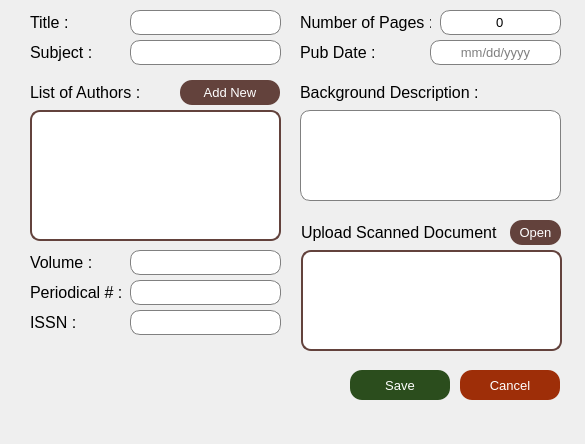
                <widget class="QWidget" name="widget_30" native="true">
                 <property name="minimumSize">
                  <size>
                   <width>585</width>
                   <height>444</height>
                  </size>
                 </property>
                 <property name="maximumSize">
                  <size>
                   <width>585</width>
                   <height>16777215</height>
                  </size>
                 </property>
                 <widget class="QLabel" name="label_35">
                  <property name="geometry">
                   <rect>
                    <x>30</x>
                    <y>10</y>
                    <width>121</width>
                    <height>25</height>
                   </rect>
                  </property>
                  <property name="minimumSize">
                   <size>
                    <width>0</width>
                    <height>25</height>
                   </size>
                  </property>
                  <property name="maximumSize">
                   <size>
                    <width>16777215</width>
                    <height>25</height>
                   </size>
                  </property>
                  <property name="font">
                   <font>
                    <family>Segoe UI</family>
                    <pointsize>12</pointsize>
                   </font>
                  </property>
                  <property name="styleSheet">
                   <string notr="true"/>
                  </property>
                  <property name="text">
                   <string>Title : </string>
                  </property>
                  <property name="alignment">
                   <set>Qt::AlignLeading|Qt::AlignLeft|Qt::AlignVCenter</set>
                  </property>
                 </widget>
                 <widget class="QLineEdit" name="periodicals_title">
                  <property name="geometry">
                   <rect>
                    <x>130</x>
                    <y>10</y>
                    <width>151</width>
                    <height>25</height>
                   </rect>
                  </property>
                  <property name="minimumSize">
                   <size>
                    <width>0</width>
                    <height>25</height>
                   </size>
                  </property>
                  <property name="maximumSize">
                   <size>
                    <width>16777215</width>
                    <height>25</height>
                   </size>
                  </property>
                  <property name="font">
                   <font>
                    <family>Segoe UI</family>
                    <pointsize>10</pointsize>
                    <weight>50</weight>
                    <bold>false</bold>
                   </font>
                  </property>
                  <property name="styleSheet">
                   <string notr="true">background-color: rgb(255, 255, 255);
border : 1 solid gray;
border-radius : 10;</string>
                  </property>
                  <property name="echoMode">
                   <enum>QLineEdit::Normal</enum>
                  </property>
                  <property name="alignment">
                   <set>Qt::AlignCenter</set>
                  </property>
                  <property name="placeholderText">
                   <string/>
                  </property>
                 </widget>
                 <widget class="QLabel" name="label_37">
                  <property name="geometry">
                   <rect>
                    <x>30</x>
                    <y>40</y>
                    <width>101</width>
                    <height>25</height>
                   </rect>
                  </property>
                  <property name="minimumSize">
                   <size>
                    <width>0</width>
                    <height>25</height>
                   </size>
                  </property>
                  <property name="maximumSize">
                   <size>
                    <width>16777215</width>
                    <height>25</height>
                   </size>
                  </property>
                  <property name="font">
                   <font>
                    <family>Segoe UI</family>
                    <pointsize>12</pointsize>
                   </font>
                  </property>
                  <property name="styleSheet">
                   <string notr="true"/>
                  </property>
                  <property name="text">
                   <string>Subject : </string>
                  </property>
                  <property name="alignment">
                   <set>Qt::AlignLeading|Qt::AlignLeft|Qt::AlignVCenter</set>
                  </property>
                 </widget>
                 <widget class="QLineEdit" name="periodicals_subject">
                  <property name="geometry">
                   <rect>
                    <x>130</x>
                    <y>40</y>
                    <width>151</width>
                    <height>25</height>
                   </rect>
                  </property>
                  <property name="minimumSize">
                   <size>
                    <width>0</width>
                    <height>25</height>
                   </size>
                  </property>
                  <property name="maximumSize">
                   <size>
                    <width>16777215</width>
                    <height>25</height>
                   </size>
                  </property>
                  <property name="font">
                   <font>
                    <family>Segoe UI</family>
                    <pointsize>10</pointsize>
                    <weight>50</weight>
                    <bold>false</bold>
                   </font>
                  </property>
                  <property name="styleSheet">
                   <string notr="true">background-color: rgb(255, 255, 255);
border : 1 solid gray;
border-radius : 10;</string>
                  </property>
                  <property name="echoMode">
                   <enum>QLineEdit::Normal</enum>
                  </property>
                  <property name="alignment">
                   <set>Qt::AlignCenter</set>
                  </property>
                  <property name="placeholderText">
                   <string/>
                  </property>
                 </widget>
                 <widget class="QLabel" name="label_39">
                  <property name="geometry">
                   <rect>
                    <x>30</x>
                    <y>80</y>
                    <width>121</width>
                    <height>25</height>
                   </rect>
                  </property>
                  <property name="minimumSize">
                   <size>
                    <width>0</width>
                    <height>25</height>
                   </size>
                  </property>
                  <property name="maximumSize">
                   <size>
                    <width>16777215</width>
                    <height>25</height>
                   </size>
                  </property>
                  <property name="font">
                   <font>
                    <family>Segoe UI</family>
                    <pointsize>12</pointsize>
                   </font>
                  </property>
                  <property name="styleSheet">
                   <string notr="true"/>
                  </property>
                  <property name="text">
                   <string>List of Authors : </string>
                  </property>
                  <property name="alignment">
                   <set>Qt::AlignLeading|Qt::AlignLeft|Qt::AlignVCenter</set>
                  </property>
                 </widget>
                 <widget class="QPushButton" name="periodicals_add_author">
                  <property name="geometry">
                   <rect>
                    <x>180</x>
                    <y>80</y>
                    <width>100</width>
                    <height>25</height>
                   </rect>
                  </property>
                  <property name="minimumSize">
                   <size>
                    <width>100</width>
                    <height>25</height>
                   </size>
                  </property>
                  <property name="maximumSize">
                   <size>
                    <width>100</width>
                    <height>25</height>
                   </size>
                  </property>
                  <property name="font">
                   <font>
                    <family>Segoe UI</family>
                    <pointsize>10</pointsize>
                    <weight>50</weight>
                    <bold>false</bold>
                   </font>
                  </property>
                  <property name="styleSheet">
                   <string notr="true">background-color: rgb(99, 66, 60);
border-radius : 12 ;
alternate-background-color: rgb(107, 107, 107);
color: rgb(255, 255, 255);</string>
                  </property>
                  <property name="text">
                   <string>Add New</string>
                  </property>
                 </widget>
                 <widget class="QListWidget" name="periodicals_author_list">
                  <property name="geometry">
                   <rect>
                    <x>30</x>
                    <y>110</y>
                    <width>251</width>
                    <height>131</height>
                   </rect>
                  </property>
                  <property name="font">
                   <font>
                    <family>Segoe UI Light</family>
                    <pointsize>10</pointsize>
                    <weight>3</weight>
                    <italic>false</italic>
                    <bold>false</bold>
                   </font>
                  </property>
                  <property name="styleSheet">
                   <string notr="true">background-color: rgb(255, 255, 255);
border : 2 solid rgb(99, 66, 60);
border-radius : 10;
font: 25 10pt &quot;Segoe UI Light&quot;;</string>
                  </property>
                 </widget>
                 <widget class="QLabel" name="label_40">
                  <property name="geometry">
                   <rect>
                    <x>30</x>
                    <y>250</y>
                    <width>121</width>
                    <height>25</height>
                   </rect>
                  </property>
                  <property name="minimumSize">
                   <size>
                    <width>0</width>
                    <height>25</height>
                   </size>
                  </property>
                  <property name="maximumSize">
                   <size>
                    <width>16777215</width>
                    <height>25</height>
                   </size>
                  </property>
                  <property name="font">
                   <font>
                    <family>Segoe UI</family>
                    <pointsize>12</pointsize>
                   </font>
                  </property>
                  <property name="styleSheet">
                   <string notr="true"/>
                  </property>
                  <property name="text">
                   <string>Volume : </string>
                  </property>
                  <property name="alignment">
                   <set>Qt::AlignLeading|Qt::AlignLeft|Qt::AlignVCenter</set>
                  </property>
                 </widget>
                 <widget class="QLineEdit" name="periodicals_volume">
                  <property name="geometry">
                   <rect>
                    <x>130</x>
                    <y>250</y>
                    <width>151</width>
                    <height>25</height>
                   </rect>
                  </property>
                  <property name="minimumSize">
                   <size>
                    <width>0</width>
                    <height>25</height>
                   </size>
                  </property>
                  <property name="maximumSize">
                   <size>
                    <width>16777215</width>
                    <height>25</height>
                   </size>
                  </property>
                  <property name="font">
                   <font>
                    <family>Segoe UI</family>
                    <pointsize>10</pointsize>
                    <weight>50</weight>
                    <bold>false</bold>
                   </font>
                  </property>
                  <property name="styleSheet">
                   <string notr="true">background-color: rgb(255, 255, 255);
border : 1 solid gray;
border-radius : 10;</string>
                  </property>
                  <property name="echoMode">
                   <enum>QLineEdit::Normal</enum>
                  </property>
                  <property name="alignment">
                   <set>Qt::AlignCenter</set>
                  </property>
                  <property name="placeholderText">
                   <string/>
                  </property>
                 </widget>
                 <widget class="QLineEdit" name="periodicals_issn">
                  <property name="geometry">
                   <rect>
                    <x>130</x>
                    <y>310</y>
                    <width>151</width>
                    <height>25</height>
                   </rect>
                  </property>
                  <property name="minimumSize">
                   <size>
                    <width>0</width>
                    <height>25</height>
                   </size>
                  </property>
                  <property name="maximumSize">
                   <size>
                    <width>16777215</width>
                    <height>25</height>
                   </size>
                  </property>
                  <property name="font">
                   <font>
                    <family>Segoe UI</family>
                    <pointsize>10</pointsize>
                    <weight>50</weight>
                    <bold>false</bold>
                   </font>
                  </property>
                  <property name="styleSheet">
                   <string notr="true">background-color: rgb(255, 255, 255);
border : 1 solid gray;
border-radius : 10;</string>
                  </property>
                  <property name="echoMode">
                   <enum>QLineEdit::Normal</enum>
                  </property>
                  <property name="alignment">
                   <set>Qt::AlignCenter</set>
                  </property>
                  <property name="placeholderText">
                   <string/>
                  </property>
                 </widget>
                 <widget class="QLabel" name="label_42">
                  <property name="geometry">
                   <rect>
                    <x>30</x>
                    <y>310</y>
                    <width>71</width>
                    <height>25</height>
                   </rect>
                  </property>
                  <property name="minimumSize">
                   <size>
                    <width>0</width>
                    <height>25</height>
                   </size>
                  </property>
                  <property name="maximumSize">
                   <size>
                    <width>16777215</width>
                    <height>25</height>
                   </size>
                  </property>
                  <property name="font">
                   <font>
                    <family>Segoe UI</family>
                    <pointsize>12</pointsize>
                   </font>
                  </property>
                  <property name="styleSheet">
                   <string notr="true"/>
                  </property>
                  <property name="text">
                   <string>ISSN : </string>
                  </property>
                  <property name="alignment">
                   <set>Qt::AlignLeading|Qt::AlignLeft|Qt::AlignVCenter</set>
                  </property>
                 </widget>
                 <widget class="QLabel" name="label_43">
                  <property name="geometry">
                   <rect>
                    <x>300</x>
                    <y>10</y>
                    <width>131</width>
                    <height>25</height>
                   </rect>
                  </property>
                  <property name="minimumSize">
                   <size>
                    <width>0</width>
                    <height>25</height>
                   </size>
                  </property>
                  <property name="maximumSize">
                   <size>
                    <width>16777215</width>
                    <height>25</height>
                   </size>
                  </property>
                  <property name="font">
                   <font>
                    <family>Segoe UI</family>
                    <pointsize>12</pointsize>
                   </font>
                  </property>
                  <property name="styleSheet">
                   <string notr="true"/>
                  </property>
                  <property name="text">
                   <string>Number of Pages : </string>
                  </property>
                  <property name="alignment">
                   <set>Qt::AlignLeading|Qt::AlignLeft|Qt::AlignVCenter</set>
                  </property>
                 </widget>
                 <widget class="QLineEdit" name="periodicals_number_of_pages">
                  <property name="geometry">
                   <rect>
                    <x>440</x>
                    <y>10</y>
                    <width>121</width>
                    <height>25</height>
                   </rect>
                  </property>
                  <property name="minimumSize">
                   <size>
                    <width>0</width>
                    <height>25</height>
                   </size>
                  </property>
                  <property name="maximumSize">
                   <size>
                    <width>16777215</width>
                    <height>25</height>
                   </size>
                  </property>
                  <property name="font">
                   <font>
                    <family>Segoe UI</family>
                    <pointsize>10</pointsize>
                    <weight>50</weight>
                    <bold>false</bold>
                   </font>
                  </property>
                  <property name="styleSheet">
                   <string notr="true">background-color: rgb(255, 255, 255);
border : 1 solid gray;
border-radius : 10;</string>
                  </property>
                  <property name="text">
                   <string>0</string>
                  </property>
                  <property name="echoMode">
                   <enum>QLineEdit::Normal</enum>
                  </property>
                  <property name="alignment">
                   <set>Qt::AlignCenter</set>
                  </property>
                  <property name="placeholderText">
                   <string/>
                  </property>
                 </widget>
                 <widget class="QLabel" name="label_44">
                  <property name="geometry">
                   <rect>
                    <x>300</x>
                    <y>40</y>
                    <width>121</width>
                    <height>25</height>
                   </rect>
                  </property>
                  <property name="minimumSize">
                   <size>
                    <width>0</width>
                    <height>25</height>
                   </size>
                  </property>
                  <property name="maximumSize">
                   <size>
                    <width>16777215</width>
                    <height>25</height>
                   </size>
                  </property>
                  <property name="font">
                   <font>
                    <family>Segoe UI</family>
                    <pointsize>12</pointsize>
                   </font>
                  </property>
                  <property name="styleSheet">
                   <string notr="true"/>
                  </property>
                  <property name="text">
                   <string>Pub Date : </string>
                  </property>
                  <property name="alignment">
                   <set>Qt::AlignLeading|Qt::AlignLeft|Qt::AlignVCenter</set>
                  </property>
                 </widget>
                 <widget class="QLineEdit" name="periodicals_pubdate">
                  <property name="geometry">
                   <rect>
                    <x>430</x>
                    <y>40</y>
                    <width>131</width>
                    <height>25</height>
                   </rect>
                  </property>
                  <property name="minimumSize">
                   <size>
                    <width>0</width>
                    <height>25</height>
                   </size>
                  </property>
                  <property name="maximumSize">
                   <size>
                    <width>16777215</width>
                    <height>25</height>
                   </size>
                  </property>
                  <property name="font">
                   <font>
                    <family>Segoe UI</family>
                    <pointsize>10</pointsize>
                    <weight>50</weight>
                    <bold>false</bold>
                   </font>
                  </property>
                  <property name="styleSheet">
                   <string notr="true">background-color: rgb(255, 255, 255);
border : 1 solid gray;
border-radius : 10;</string>
                  </property>
                  <property name="text">
                   <string/>
                  </property>
                  <property name="echoMode">
                   <enum>QLineEdit::Normal</enum>
                  </property>
                  <property name="alignment">
                   <set>Qt::AlignCenter</set>
                  </property>
                  <property name="placeholderText">
                   <string>mm/dd/yyyy</string>
                  </property>
                 </widget>
                 <widget class="QLabel" name="label_45">
                  <property name="geometry">
                   <rect>
                    <x>300</x>
                    <y>80</y>
                    <width>261</width>
                    <height>25</height>
                   </rect>
                  </property>
                  <property name="minimumSize">
                   <size>
                    <width>0</width>
                    <height>25</height>
                   </size>
                  </property>
                  <property name="maximumSize">
                   <size>
                    <width>16777215</width>
                    <height>25</height>
                   </size>
                  </property>
                  <property name="font">
                   <font>
                    <family>Segoe UI</family>
                    <pointsize>12</pointsize>
                   </font>
                  </property>
                  <property name="styleSheet">
                   <string notr="true"/>
                  </property>
                  <property name="text">
                   <string>Background Description : </string>
                  </property>
                  <property name="alignment">
                   <set>Qt::AlignLeading|Qt::AlignLeft|Qt::AlignVCenter</set>
                  </property>
                 </widget>
                 <widget class="QPlainTextEdit" name="periodicals_description">
                  <property name="geometry">
                   <rect>
                    <x>300</x>
                    <y>110</y>
                    <width>261</width>
                    <height>91</height>
                   </rect>
                  </property>
                  <property name="font">
                   <font>
                    <family>Segoe UI</family>
                    <pointsize>10</pointsize>
                   </font>
                  </property>
                  <property name="styleSheet">
                   <string notr="true">background-color: rgb(255, 255, 255);
border : 1 solid gray;
border-radius : 10;</string>
                  </property>
                 </widget>
                 <widget class="QLabel" name="label_47">
                  <property name="geometry">
                   <rect>
                    <x>30</x>
                    <y>280</y>
                    <width>121</width>
                    <height>25</height>
                   </rect>
                  </property>
                  <property name="minimumSize">
                   <size>
                    <width>0</width>
                    <height>25</height>
                   </size>
                  </property>
                  <property name="maximumSize">
                   <size>
                    <width>16777215</width>
                    <height>25</height>
                   </size>
                  </property>
                  <property name="font">
                   <font>
                    <family>Segoe UI</family>
                    <pointsize>12</pointsize>
                   </font>
                  </property>
                  <property name="styleSheet">
                   <string notr="true"/>
                  </property>
                  <property name="text">
                   <string>Periodical # : </string>
                  </property>
                  <property name="alignment">
                   <set>Qt::AlignLeading|Qt::AlignLeft|Qt::AlignVCenter</set>
                  </property>
                 </widget>
                 <widget class="QLineEdit" name="periodicals_number">
                  <property name="geometry">
                   <rect>
                    <x>130</x>
                    <y>280</y>
                    <width>151</width>
                    <height>25</height>
                   </rect>
                  </property>
                  <property name="minimumSize">
                   <size>
                    <width>0</width>
                    <height>25</height>
                   </size>
                  </property>
                  <property name="maximumSize">
                   <size>
                    <width>16777215</width>
                    <height>25</height>
                   </size>
                  </property>
                  <property name="font">
                   <font>
                    <family>Segoe UI</family>
                    <pointsize>10</pointsize>
                    <weight>50</weight>
                    <bold>false</bold>
                   </font>
                  </property>
                  <property name="styleSheet">
                   <string notr="true">background-color: rgb(255, 255, 255);
border : 1 solid gray;
border-radius : 10;</string>
                  </property>
                  <property name="echoMode">
                   <enum>QLineEdit::Normal</enum>
                  </property>
                  <property name="alignment">
                   <set>Qt::AlignCenter</set>
                  </property>
                  <property name="placeholderText">
                   <string/>
                  </property>
                 </widget>
                 <widget class="QPushButton" name="periodicals_upload">
                  <property name="geometry">
                   <rect>
                    <x>510</x>
                    <y>220</y>
                    <width>51</width>
                    <height>25</height>
                   </rect>
                  </property>
                  <property name="minimumSize">
                   <size>
                    <width>10</width>
                    <height>25</height>
                   </size>
                  </property>
                  <property name="maximumSize">
                   <size>
                    <width>1000</width>
                    <height>25</height>
                   </size>
                  </property>
                  <property name="font">
                   <font>
                    <family>Segoe UI</family>
                    <pointsize>10</pointsize>
                    <weight>50</weight>
                    <bold>false</bold>
                   </font>
                  </property>
                  <property name="styleSheet">
                   <string notr="true">background-color: rgb(99, 66, 60);
border-radius : 12 ;
alternate-background-color: rgb(107, 107, 107);
color: rgb(255, 255, 255);</string>
                  </property>
                  <property name="text">
                   <string>Open</string>
                  </property>
                 </widget>
                 <widget class="QListWidget" name="periodicals_upload_list">
                  <property name="geometry">
                   <rect>
                    <x>301</x>
                    <y>250</y>
                    <width>261</width>
                    <height>101</height>
                   </rect>
                  </property>
                  <property name="font">
                   <font>
                    <family>Segoe UI Light</family>
                    <pointsize>10</pointsize>
                    <weight>3</weight>
                    <italic>false</italic>
                    <bold>false</bold>
                   </font>
                  </property>
                  <property name="styleSheet">
                   <string notr="true">background-color: rgb(255, 255, 255);
border : 2 solid rgb(99, 66, 60);
border-radius : 10;
font: 25 10pt &quot;Segoe UI Light&quot;;</string>
                  </property>
                 </widget>
                 <widget class="QPushButton" name="periodicals_save_button">
                  <property name="geometry">
                   <rect>
                    <x>350</x>
                    <y>370</y>
                    <width>100</width>
                    <height>30</height>
                   </rect>
                  </property>
                  <property name="minimumSize">
                   <size>
                    <width>100</width>
                    <height>30</height>
                   </size>
                  </property>
                  <property name="maximumSize">
                   <size>
                    <width>100</width>
                    <height>25</height>
                   </size>
                  </property>
                  <property name="font">
                   <font>
                    <family>Segoe UI</family>
                    <pointsize>10</pointsize>
                    <weight>50</weight>
                    <bold>false</bold>
                   </font>
                  </property>
                  <property name="styleSheet">
                   <string notr="true">background-color: rgb(43, 77, 29);
border-radius : 12 ;
alternate-background-color: rgb(107, 107, 107);
color: rgb(255, 255, 255);</string>
                  </property>
                  <property name="text">
                   <string>Save</string>
                  </property>
                 </widget>
                 <widget class="QPushButton" name="periodicals_cancel">
                  <property name="geometry">
                   <rect>
                    <x>460</x>
                    <y>370</y>
                    <width>100</width>
                    <height>30</height>
                   </rect>
                  </property>
                  <property name="minimumSize">
                   <size>
                    <width>100</width>
                    <height>30</height>
                   </size>
                  </property>
                  <property name="maximumSize">
                   <size>
                    <width>100</width>
                    <height>25</height>
                   </size>
                  </property>
                  <property name="font">
                   <font>
                    <family>Segoe UI</family>
                    <pointsize>10</pointsize>
                    <weight>50</weight>
                    <bold>false</bold>
                   </font>
                  </property>
                  <property name="styleSheet">
                   <string notr="true">background-color: rgb(158, 46, 8);
border-radius : 12 ;
alternate-background-color: rgb(107, 107, 107);
color: rgb(255, 255, 255);</string>
                  </property>
                  <property name="text">
                   <string>Cancel</string>
                  </property>
                 </widget>
                 <widget class="QLabel" name="label_48">
                  <property name="geometry">
                   <rect>
                    <x>301</x>
                    <y>220</y>
                    <width>201</width>
                    <height>25</height>
                   </rect>
                  </property>
                  <property name="minimumSize">
                   <size>
                    <width>0</width>
                    <height>25</height>
                   </size>
                  </property>
                  <property name="maximumSize">
                   <size>
                    <width>16777215</width>
                    <height>25</height>
                   </size>
                  </property>
                  <property name="font">
                   <font>
                    <family>Segoe UI</family>
                    <pointsize>12</pointsize>
                   </font>
                  </property>
                  <property name="styleSheet">
                   <string notr="true"/>
                  </property>
                  <property name="text">
                   <string>Upload Scanned Document : </string>
                  </property>
                  <property name="alignment">
                   <set>Qt::AlignLeading|Qt::AlignLeft|Qt::AlignVCenter</set>
                  </property>
                 </widget>
                </widget>
